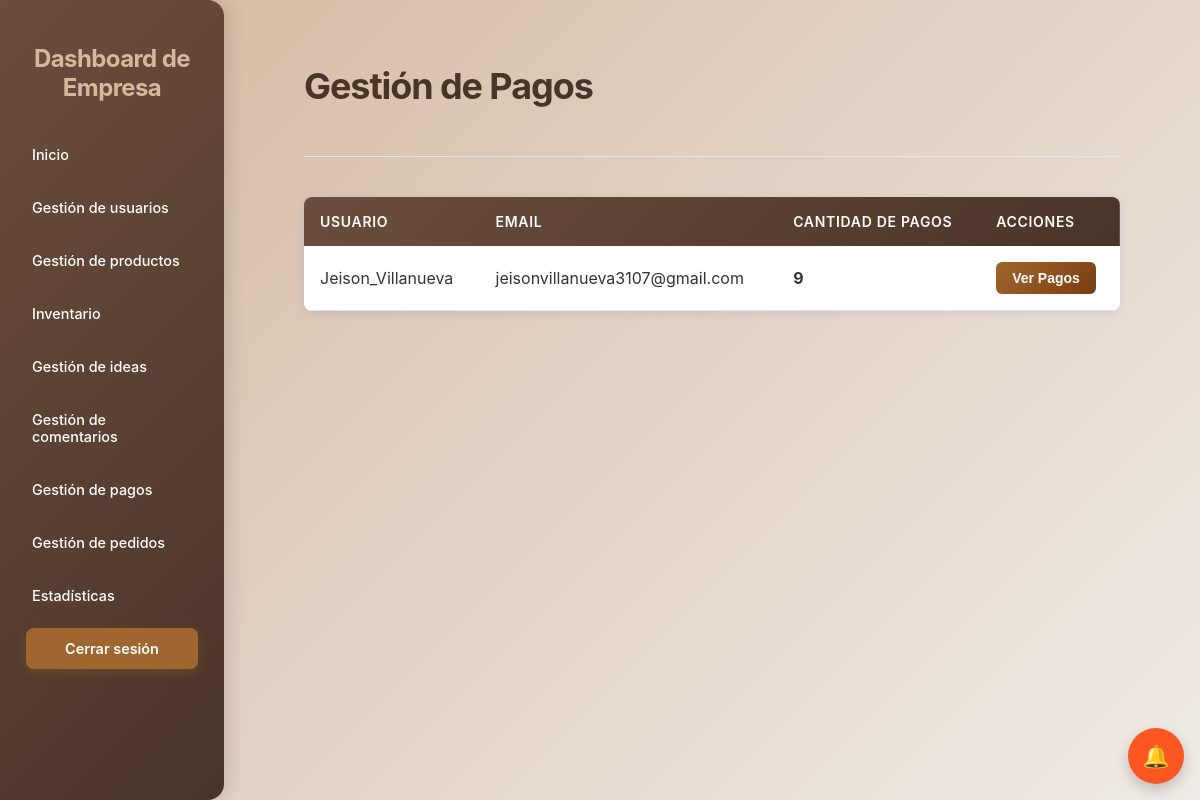
Page /gestion-pagos/ (signed in) on the committed database.
### core/models.py (models this page shows, shortened)
class UserClientes(models.Model):
    usernameCliente = models.CharField(max_length=100, unique=True)
    passwordCliente = models.CharField(max_length=100)
    email = models.EmailField(max_length=100, blank=True)
    is_active = models.BooleanField(default=True)
    last_modified = models.DateTimeField(auto_now=True)
    status_changed_at = models.DateTimeField(null=True, blank=True)
    fecha_registro = models.DateTimeField(auto_now_add=True, null=True, blank=True)
    foto_perfil = models.ImageField(upload_to='uploads/perfiles/', blank=True, null=True)
    two_factor_enabled = models.BooleanField(default=False)
    two_factor_secret = models.CharField(max_length=32, blank=True, null=True)
    nombre_completo = models.CharField(max_length=200, blank=True, null=True)
    cedula = models.CharField(max_length=20, blank=True, null=True)
    telefono = models.CharField(max_length=20, blank=True, null=True, validators=[RegexValidator(r'^\d{7,15}$', 'Ingrese un número de teléfono válido (solo números, 7-15 dígitos)')])
    direccion = models.CharField(max_length=300, blank=True, null=True)
    ciudad = models.CharField(max_length=100, blank=True, null=True)
    departamento = models.CharField(max_length=100, blank=True, null=True)
    codigo_postal = models.CharField(max_length=10, blank=True, null=True)

### Empresas/views.py (the view)
# urls.py: path('gestion-pagos/', views.gestion_pagos_view, name='gestion_pagos'),
@empresa_login_required
def gestion_pagos_view(request):
    from django.db.models import Count
    clientes_con_pagos = UserClientes.objects.filter(
        pagos__isnull=False
    ).annotate(
        cantidad_pagos=Count('pagos')
    ).order_by('-cantidad_pagos')
    context = {
        'clientes_con_pagos': clientes_con_pagos,
    }
    return render(request, 'Empresas/gestion_pagos.html', context)

### Empresas/views.py (called while the page is built)
def empresa_login_required(view_func):
    @wraps(view_func)
    def wrapper(request, *args, **kwargs):
        if 'empresa_id' not in request.session:
            messages.warning(request, 'Debe iniciar sesión para acceder a esta página.')
            return redirect('loginEmpresa_login')
        return view_func(request, *args, **kwargs)
    return wrapper

### core/context_processors.py (called while the page is built, shortened)
def idea_notifications(request):
    username_cliente = request.session.get('usernameCliente')
    username_empresa = request.session.get('usernameEmpresa')
    has_notif = False
    try:
        if username_cliente:
            has_notif = MensajeIdea.objects.filter(
                idea__autor=username_cliente,
                remitente_tipo='empresa',
                leido=False
            ).exists()
    except Exception as e:
        print(f"Error en idea_notifications: {str(e)}")
        has_notif = False
    return {
        'has_idea_notifications': has_notif
    }

### Empresas/templates/Empresas/gestion_pagos.html (shortened to what this page needs)
<!DOCTYPE html>
<html lang="es">
<head>
    {% load static %}
    <link rel="stylesheet" href="{% static 'Empresas/css/styles3.css' %}">
    <link rel="stylesheet" href="{% static 'Empresas/css/pagos.css' %}">
    <link rel="stylesheet" href="{% static 'Empresas/css/dashboard_responsive.css' %}">
    <link rel="stylesheet" href="https://cdnjs.cloudflare.com/ajax/libs/font-awesome/6.4.0/css/all.min.css">
</head>
<body>
    <div class="dashboard-container">
        <aside>
            <h2>Dashboard de Empresa</h2>
            <nav>
                <ul>
                    <li><a href="{% url 'dashboardEmpresa' %}">Inicio</a></li>
                    <li><a href="{% url 'usuarios' %}">Gestión de usuarios</a></li>
                    <li><a href="{% url 'GestiProductos' %}">Gestión de productos</a></li>
                    <li><a href="{% url 'inventario' %}">Inventario</a></li>
                    <li><a href="{% url 'empresa_ideas' %}">Gestión de ideas</a></li>
                    <li><a href="{% url 'empresa_comentarios' %}">Gestión de comentarios</a></li>
                    <li><a href="{% url 'gestion_pagos' %}">Gestión de pagos</a></li>
                    <li><a href="{% url 'gestion_pedidos' %}">Gestión de pedidos</a></li>
                    <li><a href="{% url 'estadisticas' %}">Estadísticas</a></li>
                </ul>
            </nav>
            <a href="{% url 'logout' %}" class="logout-button">Cerrar sesión</a>
        </aside>
        <main>
            <header>
                <h1>Gestión de Pagos</h1>
            </header>
            {% if clientes_con_pagos %}
                <div class="tabla-clientes">
                    <table>
                        <thead>
                            <tr>
                                <th>Usuario</th>
                                <th>Email</th>
                                <th>Cantidad de Pagos</th>
                                <th>Acciones</th>
                            </tr>
                        </thead>
                        <tbody>
                            {% for cliente in clientes_con_pagos %}
                            <tr>
                                <td>{{ cliente.usernameCliente }}</td>
                                <td>{{ cliente.email }}</td>
                                <td><strong>{{ cliente.cantidad_pagos }}</strong></td>
                                <td>
                                    <button class="btn-ver-pagos" onclick="verPagosCliente({{ cliente.id }}, '{{ cliente.usernameCliente }}')">
                                        Ver Pagos
                                    </button>
                                </td>
                            </tr>
                            {% endfor %}
                        </tbody>
                    </table>
                </div>
            {% else %}
                <div class="no-datos">
                    No hay pagos registrados aún.
                </div>
            {% endif %}
        </main>
    </div>
    {% include 'core/modal_notificaciones.html' %}
{% load static %}
<link rel="stylesheet" href="{% static 'core/css/floating.css' %}">
<link rel="stylesheet" href="{% static 'core/css/notificaciones.css' %}">
<a id="floating-notif-btn-empresa" class="floating-btn floating-notif" style="display: flex;" title="Notificaciones" onclick="event.preventDefault(); abrirNotificaciones();">
    <span class="fb-icon">🔔</span>
</a>
</body>
</html>

### Empresas/static/Empresas/css/styles3.css (style rules this page uses)
body { font-family: 'Inter', sans-serif; background: linear-gradient(135deg, #D4B8A0 0%, #f0ebe6 100%); margin: 0; padding: 0; }
.dashboard-container { min-height: 100vh; display: flex; }
aside { background: linear-gradient(135deg, #6B4E3D, #4A3428); color: #ffffff; padding: 1.5rem 1rem; border-top-right-radius: 1rem; border-bottom-right-radius: 1rem; box-shadow: 6px 0 15px rgba(0, 0, 0, 0.1); display: flex; flex-direction: column; width: 14rem; min-width: 14rem; max-width: 14rem; height: 100vh; position: fixed; left: 0; top: 0; overflow-y: auto; flex-shrink: 0; }
aside nav { flex-grow: 0; }
aside nav ul { list-style: none; padding: 0; margin: 0; }
aside h2 { font-size: 1.5rem; font-weight: 700; margin-bottom: 2rem; color: #D4B8A0; letter-spacing: -0.025em; text-align: center; }
aside nav ul li { margin-bottom: 0.75rem; }
aside nav ul li a { display: flex; align-items: center; padding: 0.75rem 1rem; border-radius: 0.5rem; transition: background-color 0.3s ease, color 0.3s ease, transform 0.2s ease; color: #ffffff; text-decoration: none; font-weight: 500; font-size: 0.9rem; }
.logout-button { display: block; width: 90%; margin: 0 auto; text-align: center; padding: 0.75rem 1rem; background-color: #A0662F; color: white; font-weight: 600; font-size: 0.9rem; border-radius: 0.5rem; transition: background-color 0.3s ease, transform 0.2s ease; box-shadow: 0 4px 10px rgba(160, 102, 47, 0.3); text-decoration: none; }
main { flex-grow: 1; padding: 2.5rem 5rem 6rem 5rem; overflow-y: visible; margin-left: 14rem; min-height: 100vh; width: calc(100% - 14rem); box-sizing: border-box; }
main header { margin-bottom: 2.5rem; display: flex; justify-content: space-between; align-items: center; padding-bottom: 1.5rem; border-bottom: 1px solid #e0e6ec; max-width: 1400px; }
main h1 { font-size: 2.25rem; font-weight: 700; color: #4A3428; letter-spacing: -0.03em; }
table { width: 100%; border-collapse: collapse; margin-top: 20px; box-shadow: 0 2px 8px rgba(0, 38, 255, 0.1); background-color: #fff; border-radius: 8px; overflow: hidden; }
thead { background: linear-gradient(135deg, #6B4E3D, #4A3428); color: #fff; }
th { padding: 1rem; text-align: left; font-weight: 600; text-transform: uppercase; font-size: 0.875rem; letter-spacing: 0.05em; }
tbody tr { border-bottom: 1px solid #e0e6ec; }
td { padding: 1rem; color: #333; }
td:last-child { white-space: nowrap; }
@media (min-width: 1200px) { main { max-width: 1600px; } }

### Empresas/static/Empresas/css/pagos.css (style rules this page uses)
.btn-ver-pagos { padding: 8px 16px; background: linear-gradient(135deg, #A0662F, #7A3E0E); color: white; border: none; border-radius: 6px; cursor: pointer; font-weight: 600; font-size: 0.875rem; transition: all 0.3s; }

### Empresas/static/Empresas/css/dashboard_responsive.css (style rules this page uses)
html { overflow-x: hidden; width: 100%; max-width: 100vw; }
body { overflow-x: hidden; width: 100%; max-width: 100vw; }
* { box-sizing: border-box; }

### static/core/css/floating.css (style rules this page uses)
.floating-btn { pointer-events: auto !important; display: flex !important; align-items: center !important; justify-content: center !important; position: fixed !important; width: 56px !important; height: 56px !important; border-radius: 50% !important; background: #A0662F !important; color: white !important; text-decoration: none !important; box-shadow: 0 6px 14px rgba(0,0,0,0.2) !important; transition: transform .15s ease, opacity .15s ease !important; }
.floating-btn .fb-icon { font-size: 22px; }
.floating-notif { position: fixed !important; bottom: 16px !important; right: 16px !important; background: #ff5722 !important; z-index: 10002 !important; display: flex !important; }

### rows in the picture
UserClientes: usernameCliente "Jeison_Villanueva", email "jeisonvillanueva3107@gmail.com", cantidad_pagos "9"
